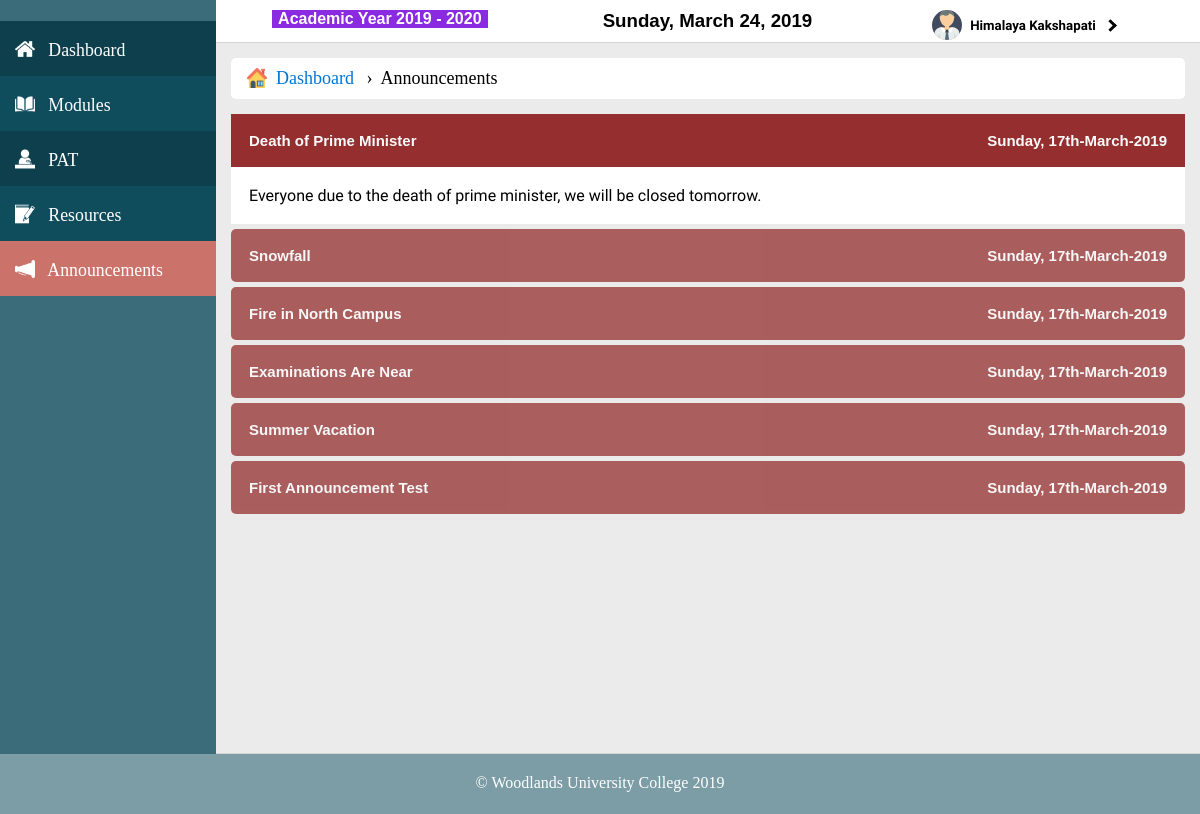
The page /public/ModuleLeaderAnnouncements (signed in) on the database its author committed.
### tables this page shows
CREATE TABLE `announcements` (
  `anid` int(11) NOT NULL,
  `antitle` varchar(200) NOT NULL,
  `andescription` text NOT NULL,
  `andate` datetime NOT NULL DEFAULT CURRENT_TIMESTAMP,
  `anstatus` enum('Y','N') NOT NULL
);

### app/functions/functions.php (called while the page is built, shortened)
<?php
function loadTemplate($fileName, $templateVars) {
  extract($templateVars);
  require $fileName;
  $contents = ob_get_clean();
  return $contents;
}
?>

### app/controllers/ModuleLeaderAnnouncements.php (called while the page is built, shortened)
<?php
  class ModuleLeaderAnnouncements extends Controller{
    public function index($var = ""){
      $announcementClass = new DatabaseTable('announcements');
      $announcements = $announcementClass->findLimitReverse('anid', 10);
      $selected = $announcementClass->find('anid', $var);
      $selected = $selected->fetch();
      $template = '../app/views/moduleLeaders/viewAnnouncements.php';
      $content = loadTemplate($template, ['announcements'=>$announcements, 'selected'=>$selected]);
    }
  }
?>

### app/core/App.php (called while the page is built, shortened)
<?php
class App{
    protected $method = 'index';
    public function __construct(){
      $url = $this->parseUrl();
      if (file_exists('../app/controllers/' . $url[0] . '.php')) {
          unset($url[0]);
      }
      $this->controller = new $this->controller;
      $this->param = $url ? array_values($url) : [];
      call_user_func_array([$this->controller,$this->method],$this->param);
    }
    public function parseUrl(){
      if (isset($_GET['url'])) {
          return $url = explode('/', filter_var(rtrim($_GET['url'], '/'), FILTER_SANITIZE_URL));
      }
    }
}

### public/index.php (called while the page is built, shortened)
<?php
  require_once '../app/pdoconnect/pdoconnect.php';
  require_once '../app/models/databasetable.php';
  require_once '../app/functions/functions.php';
  $app = new App;
?>

### app/models/databasetable.php (called while the page is built, shortened)
<?php
class DatabaseTable{
	public $table;
	function __construct($table){
		$this->table = $table;
	}
	function find($field, $value) {
	    global $pdo;
	    $stmt = $pdo->prepare('SELECT * FROM '.$this->table.' WHERE '.$field.'=:value');
	    $criteria = [
	            'value' => $value
	    ];
	    $stmt->execute($criteria);
	    return $stmt;
	}
	function findLimitReverse($field, $limit) {
	    global $pdo;
	    $stmt = $pdo->prepare('SELECT * FROM ' . $this->table . ' ORDER BY '.$field . ' DESC
				LIMIT '.$limit);
	    $stmt->execute();
	    return $stmt;
	}
}

### app/views/moduleLeaders/viewAnnouncements.php (the view, shortened to what this page needs)
<ul class="breadcrumb">
  <li><a href="/GroupProject/public/ModuleLeaderHome">
    <img src = "/GroupProject/public/resources/images/house.png">&nbsp; Dashboard</a>
  </li>
  <li>Announcements</li>
</ul>
<?php
  $count = 0;
    while($announcement = $announcements->fetch()){
      $count++;
      if($selected['anid']==$announcement['anid']){
        $flag = true;
      }
      else if($selected == "" && $count == 1){
        $flag = true;
      }
      else{
        $flag = false;
      }
?>
    <button class="collapsible <?php if($flag) echo 'active';?>">
      <?php echo '<b>'.$announcement['antitle'].'</b>';?>
      <b class = "announcementDate" style = "float: right;"><?php echo date("l\, jS-F-Y", strtotime($announcement['andate']));?></b>
    </button>
      <div class="collapsedcontent" <?php if($flag) echo 'style = "max-height: 1000px;""';?>>
        <p>
            <?php
              echo '<br>'.$announcement['andescription'].'<br><br>';
            ?>
        </p>
      </div>
<?php
      }
?>

### public/css/userStyle.css (style rules this page uses)
p { font-family: 'Catamaran', sans-serif; }
a { color: white; text-decoration: none; }
* { margin: 0; padding: 0; }
body { overflow-x: hidden; }
ul.breadcrumb { padding: 10px 16px; list-style: none; background-color: #fff; margin: 15px; border-radius: 5px; margin-left: 0px; margin-top: 0px; width: calc(100% - 32px); }
ul.breadcrumb li { display: inline; font-size: 18px; }
ul.breadcrumb li img { width: 20px; margin-bottom: -4px; }
ul.breadcrumb li+li:before { padding: 8px; color: black; content: "\203A"; }
ul.breadcrumb li a { color: #0275d8; text-decoration: none; }
.collapsible { background-color: white; color: white; cursor: pointer; user-select: none; padding: 18px; width: 100%; border: none; text-align: left; outline: none; font-size: 15px; opacity: 0.6; border-radius: 5px; transition: 0.1s ease-out; background: maroon; }
.active, .collapsible:hover { opacity: 0.8; border-radius: 0px; border-top-left-radius: : 5px; border-top-right-radius: : 5px; }
.collapsedcontent { padding: 0 18px; max-height: 0; margin-bottom: 5px; overflow: hidden; background-color: white; transition: max-height 0.1s ease-out; }

### rows shown on the page
announcements: antitle "Death of Prime Minister", andate "Sunday, 17th-March-2019", andescription "Everyone due to the death of prime minister, we will be closed tomorrow."
announcements: antitle "Snowfall", andate "Sunday, 17th-March-2019"
announcements: antitle "Fire in North Campus", andate "Sunday, 17th-March-2019"
announcements: antitle "Examinations Are Near", andate "Sunday, 17th-March-2019"
announcements: antitle "Summer Vacation", andate "Sunday, 17th-March-2019"
announcements: antitle "First Announcement Test", andate "Sunday, 17th-March-2019"

### other values the page prints
$_SESSION['loggedin']['fname'] "Himalaya"
$_SESSION['loggedin']['lname'] "Kakshapati"
